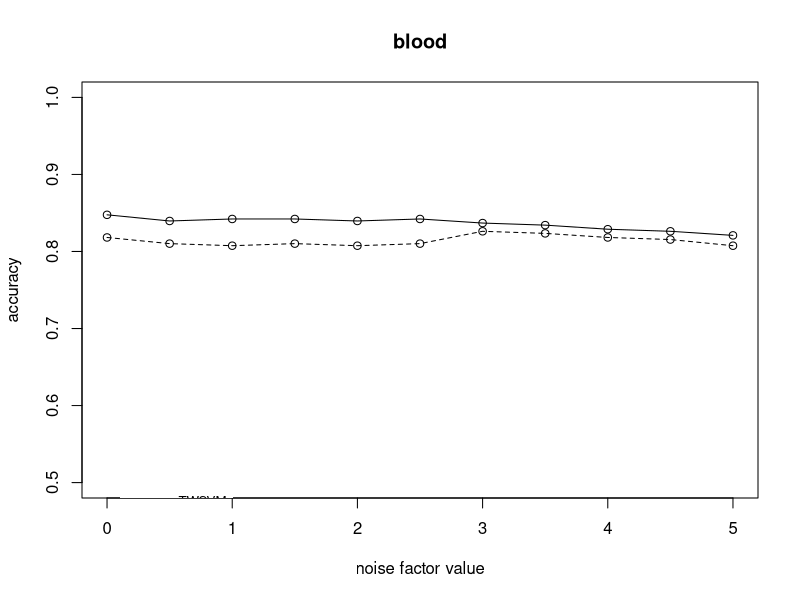

Recreate this plot in R.
nValue <-c(0,	0.5,	1,	1.5,	2,	2.5,	3,	3.5,	4,	4.5, 5);
pTWSVM_blood<-c(0.8476,	0.8396,	0.8422,	0.8422,	0.8396,	0.8422,	0.8369,	0.8342,	0.8289,	0.8262,	0.8209);
TWSVM_blood<-c(0.8182,	0.8102,	0.8075,	0.8102,	0.8075,	0.8102,	0.8262,	0.8235,	0.8182,	0.8155,	0.8075);

plot(nValue,pTWSVM_blood,xlab = "noise factor value",ylab = "accuracy",ylim=c(0.5,1),type='o');
lines(nValue,TWSVM_blood,xlab = "noise factor value",ylab = "accuracy",ylim=c(0.5,1),type='o',lty=2);
title('blood');
legend(0.1,0.5,expression(" pTWSVM" , "TWSVM "  ),lty=1:2,box.lty=0,cex = 0.8,y.intersp=1.5);


